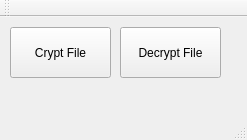
<?xml version="1.0" encoding="UTF-8"?>
<ui version="4.0">
 <class>MainWindow</class>
 <widget class="QMainWindow" name="MainWindow">
  <property name="geometry">
   <rect>
    <x>0</x>
    <y>0</y>
    <width>247</width>
    <height>140</height>
   </rect>
  </property>
  <property name="windowTitle">
   <string>MainWindow</string>
  </property>
  <widget class="QWidget" name="centralWidget">
   <widget class="QPushButton" name="btnCryptFile">
    <property name="geometry">
     <rect>
      <x>10</x>
      <y>10</y>
      <width>101</width>
      <height>51</height>
     </rect>
    </property>
    <property name="text">
     <string>Crypt File</string>
    </property>
   </widget>
   <widget class="QPushButton" name="btnDecryptFile">
    <property name="geometry">
     <rect>
      <x>120</x>
      <y>10</y>
      <width>101</width>
      <height>51</height>
     </rect>
    </property>
    <property name="text">
     <string>Decrypt File</string>
    </property>
   </widget>
  </widget>
  <widget class="QMenuBar" name="menuBar">
   <property name="geometry">
    <rect>
     <x>0</x>
     <y>0</y>
     <width>247</width>
     <height>21</height>
    </rect>
   </property>
  </widget>
  <widget class="QToolBar" name="mainToolBar">
   <attribute name="toolBarArea">
    <enum>TopToolBarArea</enum>
   </attribute>
   <attribute name="toolBarBreak">
    <bool>false</bool>
   </attribute>
  </widget>
  <widget class="QStatusBar" name="statusBar"/>
 </widget>
 <layoutdefault spacing="6" margin="11"/>
 <resources/>
 <connections/>
</ui>
